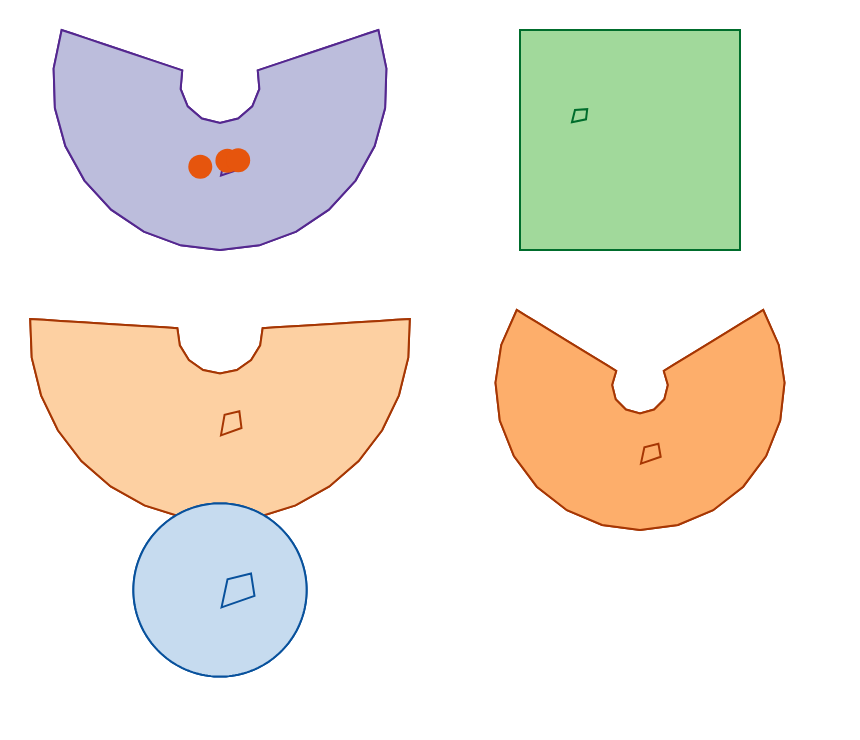

This figure's Vega-Lite source:
### Vega specification from a JSON file in a GitHub repository (floating-point values rounded to 4 significant figures)
{"$schema": "https://vega.github.io/schema/vega/v6.json", "description": "The projection properties that size and shape a map rather than place it: fit to an extent, fit to a size, the standard parallels of a conic, an orthographic clip angle, and the radius a Point geometry draws as.", "width": 420, "height": 360, "padding": 5, "background": "white", "data": [{"name": "land", "values": {"type": "FeatureCollection", "features": [{"type": "Feature", "properties": {"name": "west"}, "geometry": {"type": "Polygon", "coordinates": [[[-120, 30], [-100, 30], [-100, 48], [-118, 46], [-120, 30]]]}}, {"type": "Feature", "properties": {"name": "east"}, "geometry": {"type": "Polygon", "coordinates": [[[-95, 28], [-72, 32], [-70, 45], [-90, 44], [-95, 28]]]}}]}, "format": {"type": "json", "property": "features"}}, {"name": "cities", "values": [{"lon": -118, "lat": 34}, {"lon": -87, "lat": 41}, {"lon": -74, "lat": 40}], "transform": [{"type": "formula", "as": "geo", "expr": "{type: 'Point', coordinates: [datum.lon, datum.lat]}"}]}], "projections": [{"name": "fitted", "type": "albers", "fit": {"signal": "data('land')"}, "extent": [[10, 10], [200, 120]]}, {"name": "sized", "type": "mercator", "fit": {"signal": "data('land')"}, "size": [180, 110]}, {"name": "wide", "type": "conicEqualArea", "parallels": [10, 60], "rotate": [96, 0], "fit": {"signal": "data('land')"}, "extent": [[10, 150], [200, 260]]}, {"name": "narrow", "type": "conicEqualArea", "parallels": [40, 45], "rotate": [96, 0], "fit": {"signal": "data('land')"}, "extent": [[220, 150], [410, 260]]}, {"name": "globe", "type": "orthographic", "clipAngle": 60, "scale": 50, "rotate": [96, -38, 0], "translate": [105, 290]}], "marks": [{"description": "Fitted into a rectangle 190 by 110 at (10,10). The projection has no scale or translate of its own; both are computed from where the geometry landed.", "type": "shape", "from": {"data": "land"}, "encode": {"enter": {"fill": {"value": "#bcbddc"}, "stroke": {"value": "#54278f"}, "strokeWidth": {"value": 1}}}, "transform": [{"type": "geoshape", "projection": "fitted"}]}, {"description": "The same geometry fitted to a size, which is that rectangle anchored at the origin — so this one is drawn in a group that moves it.", "type": "group", "encode": {"enter": {"x": {"value": 220}, "y": {"value": 10}}}, "marks": [{"type": "shape", "from": {"data": "land"}, "encode": {"enter": {"fill": {"value": "#a1d99b"}, "stroke": {"value": "#006d2c"}, "strokeWidth": {"value": 1}}}, "transform": [{"type": "geoshape", "projection": "sized"}]}]}, {"description": "A conic equal-area projection standing on parallels 10 and 60, fitted to the same box as the one beside it.", "type": "shape", "from": {"data": "land"}, "encode": {"enter": {"fill": {"value": "#fdd0a2"}, "stroke": {"value": "#a63603"}, "strokeWidth": {"value": 1}}}, "transform": [{"type": "geoshape", "projection": "wide"}]}, {"description": "The same projection on parallels 40 and 45, fitted to the same size. The parallels rebuild the formula rather than tuning it, so the two shapes differ.", "type": "shape", "from": {"data": "land"}, "encode": {"enter": {"fill": {"value": "#fdae6b"}, "stroke": {"value": "#a63603"}, "strokeWidth": {"value": 1}}}, "transform": [{"type": "geoshape", "projection": "narrow"}]}, {"description": "An orthographic globe clipped at 60 degrees from its centre, so the far side is cut away rather than folded back.", "type": "shape", "from": {"data": "land"}, "encode": {"enter": {"fill": {"value": "#c6dbef"}, "stroke": {"value": "#08519c"}, "strokeWidth": {"value": 1}}}, "transform": [{"type": "geoshape", "projection": "globe"}]}, {"description": "Three cities as Point geometry, drawn at the radius the projection asked for rather than at d3's 4.5.", "type": "shape", "from": {"data": "cities"}, "encode": {"enter": {"fill": {"value": "#e6550d"}}}, "transform": [{"type": "geoshape", "projection": "fitted", "field": "datum.geo", "pointRadius": 6}]}]}
